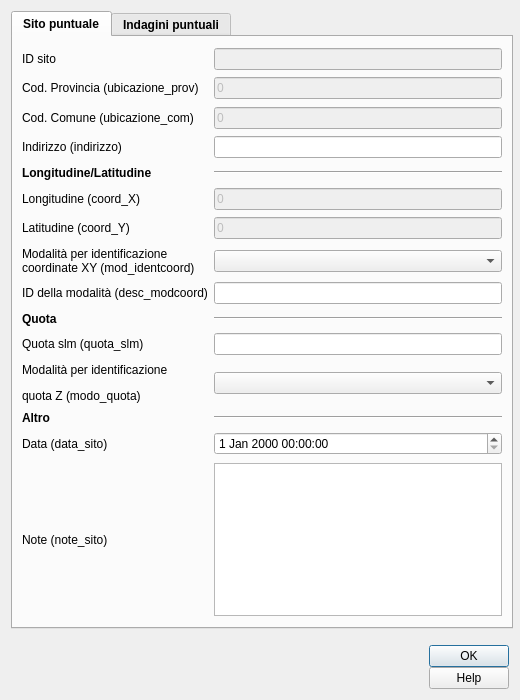
<?xml version="1.0" encoding="UTF-8"?>
<ui version="4.0">
 <class>siti_puntuali</class>
 <widget class="QDialog" name="siti_puntuali">
  <property name="geometry">
   <rect>
    <x>0</x>
    <y>0</y>
    <width>520</width>
    <height>700</height>
   </rect>
  </property>
  <property name="sizePolicy">
   <sizepolicy hsizetype="Fixed" vsizetype="Fixed">
    <horstretch>0</horstretch>
    <verstretch>0</verstretch>
   </sizepolicy>
  </property>
  <property name="minimumSize">
   <size>
    <width>520</width>
    <height>700</height>
   </size>
  </property>
  <property name="maximumSize">
   <size>
    <width>1500</width>
    <height>1500</height>
   </size>
  </property>
  <property name="windowTitle">
   <string>Siti puntuali</string>
  </property>
  <property name="modal">
   <bool>true</bool>
  </property>
  <layout class="QGridLayout" name="gridLayout_3">
   <item row="0" column="0">
    <widget class="QTabWidget" name="tabWidget">
     <property name="enabled">
      <bool>true</bool>
     </property>
     <property name="sizePolicy">
      <sizepolicy hsizetype="Expanding" vsizetype="Expanding">
       <horstretch>0</horstretch>
       <verstretch>0</verstretch>
      </sizepolicy>
     </property>
     <property name="minimumSize">
      <size>
       <width>502</width>
       <height>435</height>
      </size>
     </property>
     <property name="maximumSize">
      <size>
       <width>1450</width>
       <height>1450</height>
      </size>
     </property>
     <property name="palette">
      <palette>
       <active>
        <colorrole role="Light">
         <brush brushstyle="SolidPattern">
          <color alpha="255">
           <red>255</red>
           <green>255</green>
           <blue>255</blue>
          </color>
         </brush>
        </colorrole>
       </active>
       <inactive>
        <colorrole role="Light">
         <brush brushstyle="SolidPattern">
          <color alpha="255">
           <red>255</red>
           <green>255</green>
           <blue>255</blue>
          </color>
         </brush>
        </colorrole>
       </inactive>
       <disabled>
        <colorrole role="Light">
         <brush brushstyle="SolidPattern">
          <color alpha="255">
           <red>255</red>
           <green>255</green>
           <blue>255</blue>
          </color>
         </brush>
        </colorrole>
       </disabled>
      </palette>
     </property>
     <property name="font">
      <font>
       <weight>75</weight>
       <bold>true</bold>
      </font>
     </property>
     <property name="toolTip">
      <string/>
     </property>
     <property name="currentIndex">
      <number>0</number>
     </property>
     <widget class="QWidget" name="tab">
      <attribute name="title">
       <string>Sito puntuale</string>
      </attribute>
      <layout class="QGridLayout" name="gridLayout">
       <item row="28" column="1">
        <widget class="Line" name="line_2">
         <property name="orientation">
          <enum>Qt::Horizontal</enum>
         </property>
        </widget>
       </item>
       <item row="8" column="1">
        <widget class="QLineEdit" name="indirizzo">
         <property name="font">
          <font>
           <weight>50</weight>
           <bold>false</bold>
          </font>
         </property>
         <property name="toolTip">
          <string/>
         </property>
        </widget>
       </item>
       <item row="23" column="0">
        <widget class="QLabel" name="label">
         <property name="font">
          <font>
           <weight>50</weight>
           <bold>false</bold>
          </font>
         </property>
         <property name="text">
          <string>Modalità per identificazione
coordinate XY (mod_identcoord)</string>
         </property>
        </widget>
       </item>
       <item row="33" column="1">
        <spacer name="verticalSpacer_16">
         <property name="orientation">
          <enum>Qt::Vertical</enum>
         </property>
         <property name="sizeHint" stdset="0">
          <size>
           <width>20</width>
           <height>40</height>
          </size>
         </property>
        </spacer>
       </item>
       <item row="10" column="1">
        <widget class="Line" name="line">
         <property name="orientation">
          <enum>Qt::Horizontal</enum>
         </property>
        </widget>
       </item>
       <item row="23" column="1">
        <widget class="QComboBox" name="mod_identcoord">
         <property name="sizePolicy">
          <sizepolicy hsizetype="Expanding" vsizetype="Fixed">
           <horstretch>0</horstretch>
           <verstretch>0</verstretch>
          </sizepolicy>
         </property>
         <property name="font">
          <font>
           <weight>50</weight>
           <bold>false</bold>
          </font>
         </property>
         <property name="toolTip">
          <string/>
         </property>
        </widget>
       </item>
       <item row="1" column="0">
        <widget class="QLabel" name="label_8">
         <property name="font">
          <font>
           <weight>50</weight>
           <bold>false</bold>
          </font>
         </property>
         <property name="text">
          <string>ID sito</string>
         </property>
        </widget>
       </item>
       <item row="32" column="0">
        <widget class="QLabel" name="label_5">
         <property name="font">
          <font>
           <weight>50</weight>
           <bold>false</bold>
          </font>
         </property>
         <property name="text">
          <string>&lt;html&gt;&lt;head/&gt;&lt;body&gt;&lt;p&gt;Modalità per identificazione&lt;/p&gt;&lt;p&gt;quota Z (modo_quota)&lt;/p&gt;&lt;/body&gt;&lt;/html&gt;</string>
         </property>
        </widget>
       </item>
       <item row="27" column="1">
        <spacer name="verticalSpacer_5">
         <property name="orientation">
          <enum>Qt::Vertical</enum>
         </property>
         <property name="sizeHint" stdset="0">
          <size>
           <width>20</width>
           <height>40</height>
          </size>
         </property>
        </spacer>
       </item>
       <item row="37" column="1">
        <spacer name="verticalSpacer_8">
         <property name="orientation">
          <enum>Qt::Vertical</enum>
         </property>
         <property name="sizeHint" stdset="0">
          <size>
           <width>20</width>
           <height>40</height>
          </size>
         </property>
        </spacer>
       </item>
       <item row="2" column="1">
        <spacer name="verticalSpacer_2">
         <property name="orientation">
          <enum>Qt::Vertical</enum>
         </property>
         <property name="sizeHint" stdset="0">
          <size>
           <width>20</width>
           <height>40</height>
          </size>
         </property>
        </spacer>
       </item>
       <item row="1" column="1">
        <widget class="QLineEdit" name="id_spu">
         <property name="enabled">
          <bool>false</bool>
         </property>
         <property name="palette">
          <palette>
           <active>
            <colorrole role="Text">
             <brush brushstyle="SolidPattern">
              <color alpha="255">
               <red>113</red>
               <green>113</green>
               <blue>113</blue>
              </color>
             </brush>
            </colorrole>
           </active>
           <inactive>
            <colorrole role="Text">
             <brush brushstyle="SolidPattern">
              <color alpha="255">
               <red>113</red>
               <green>113</green>
               <blue>113</blue>
              </color>
             </brush>
            </colorrole>
           </inactive>
           <disabled>
            <colorrole role="Text">
             <brush brushstyle="SolidPattern">
              <color alpha="255">
               <red>120</red>
               <green>120</green>
               <blue>120</blue>
              </color>
             </brush>
            </colorrole>
           </disabled>
          </palette>
         </property>
         <property name="font">
          <font>
           <weight>50</weight>
           <bold>false</bold>
          </font>
         </property>
         <property name="toolTip">
          <string/>
         </property>
         <property name="text">
          <string/>
         </property>
        </widget>
       </item>
       <item row="35" column="1">
        <spacer name="verticalSpacer_7">
         <property name="orientation">
          <enum>Qt::Vertical</enum>
         </property>
         <property name="sizeHint" stdset="0">
          <size>
           <width>20</width>
           <height>40</height>
          </size>
         </property>
        </spacer>
       </item>
       <item row="22" column="1">
        <spacer name="verticalSpacer_3">
         <property name="orientation">
          <enum>Qt::Vertical</enum>
         </property>
         <property name="sizeHint" stdset="0">
          <size>
           <width>20</width>
           <height>40</height>
          </size>
         </property>
        </spacer>
       </item>
       <item row="31" column="1">
        <spacer name="verticalSpacer_6">
         <property name="orientation">
          <enum>Qt::Vertical</enum>
         </property>
         <property name="sizeHint" stdset="0">
          <size>
           <width>20</width>
           <height>40</height>
          </size>
         </property>
        </spacer>
       </item>
       <item row="26" column="0">
        <widget class="QLabel" name="label_3">
         <property name="font">
          <font>
           <weight>50</weight>
           <bold>false</bold>
          </font>
         </property>
         <property name="text">
          <string>ID della modalità (desc_modcoord)</string>
         </property>
        </widget>
       </item>
       <item row="26" column="1">
        <widget class="QLineEdit" name="desc_modcoord">
         <property name="font">
          <font>
           <weight>50</weight>
           <bold>false</bold>
          </font>
         </property>
         <property name="toolTip">
          <string/>
         </property>
        </widget>
       </item>
       <item row="32" column="1">
        <widget class="QComboBox" name="modo_quota">
         <property name="sizePolicy">
          <sizepolicy hsizetype="Expanding" vsizetype="Fixed">
           <horstretch>0</horstretch>
           <verstretch>0</verstretch>
          </sizepolicy>
         </property>
         <property name="font">
          <font>
           <weight>50</weight>
           <bold>false</bold>
          </font>
         </property>
         <property name="toolTip">
          <string/>
         </property>
        </widget>
       </item>
       <item row="38" column="0">
        <widget class="QLabel" name="label_7">
         <property name="font">
          <font>
           <weight>50</weight>
           <bold>false</bold>
          </font>
         </property>
         <property name="text">
          <string>Note (note_sito)</string>
         </property>
        </widget>
       </item>
       <item row="25" column="1">
        <spacer name="verticalSpacer_4">
         <property name="orientation">
          <enum>Qt::Vertical</enum>
         </property>
         <property name="sizeHint" stdset="0">
          <size>
           <width>20</width>
           <height>40</height>
          </size>
         </property>
        </spacer>
       </item>
       <item row="30" column="0">
        <widget class="QLabel" name="label_4">
         <property name="font">
          <font>
           <weight>50</weight>
           <bold>false</bold>
          </font>
         </property>
         <property name="text">
          <string>Quota slm (quota_slm)</string>
         </property>
        </widget>
       </item>
       <item row="38" column="1">
        <widget class="QTextEdit" name="note_sito">
         <property name="font">
          <font>
           <weight>50</weight>
           <bold>false</bold>
          </font>
         </property>
         <property name="toolTip">
          <string/>
         </property>
        </widget>
       </item>
       <item row="36" column="1">
        <widget class="QDateTimeEdit" name="data_sito">
         <property name="font">
          <font>
           <weight>50</weight>
           <bold>false</bold>
          </font>
         </property>
         <property name="toolTip">
          <string/>
         </property>
        </widget>
       </item>
       <item row="36" column="0">
        <widget class="QLabel" name="label_6">
         <property name="font">
          <font>
           <weight>50</weight>
           <bold>false</bold>
          </font>
         </property>
         <property name="text">
          <string>Data (data_sito)</string>
         </property>
        </widget>
       </item>
       <item row="39" column="1">
        <spacer name="verticalSpacer_9">
         <property name="orientation">
          <enum>Qt::Vertical</enum>
         </property>
         <property name="sizeHint" stdset="0">
          <size>
           <width>20</width>
           <height>40</height>
          </size>
         </property>
        </spacer>
       </item>
       <item row="30" column="1">
        <widget class="QLineEdit" name="quota_slm">
         <property name="font">
          <font>
           <weight>50</weight>
           <bold>false</bold>
          </font>
         </property>
         <property name="toolTip">
          <string/>
         </property>
        </widget>
       </item>
       <item row="0" column="1">
        <spacer name="verticalSpacer">
         <property name="orientation">
          <enum>Qt::Vertical</enum>
         </property>
         <property name="sizeHint" stdset="0">
          <size>
           <width>20</width>
           <height>40</height>
          </size>
         </property>
        </spacer>
       </item>
       <item row="8" column="0">
        <widget class="QLabel" name="label_2">
         <property name="font">
          <font>
           <weight>50</weight>
           <bold>false</bold>
          </font>
         </property>
         <property name="text">
          <string>Indirizzo (indirizzo)</string>
         </property>
        </widget>
       </item>
       <item row="9" column="1">
        <spacer name="verticalSpacer_14">
         <property name="orientation">
          <enum>Qt::Vertical</enum>
         </property>
         <property name="sizeHint" stdset="0">
          <size>
           <width>20</width>
           <height>40</height>
          </size>
         </property>
        </spacer>
       </item>
       <item row="17" column="1">
        <widget class="QLineEdit" name="coord_y">
         <property name="enabled">
          <bool>false</bool>
         </property>
         <property name="font">
          <font>
           <weight>50</weight>
           <bold>false</bold>
          </font>
         </property>
         <property name="toolTip">
          <string/>
         </property>
         <property name="text">
          <string>0</string>
         </property>
        </widget>
       </item>
       <item row="3" column="0">
        <widget class="QLabel" name="label_14">
         <property name="font">
          <font>
           <weight>50</weight>
           <bold>false</bold>
          </font>
         </property>
         <property name="text">
          <string>Cod. Provincia (ubicazione_prov)</string>
         </property>
        </widget>
       </item>
       <item row="12" column="1">
        <widget class="QLineEdit" name="coord_x">
         <property name="enabled">
          <bool>false</bool>
         </property>
         <property name="font">
          <font>
           <weight>50</weight>
           <bold>false</bold>
          </font>
         </property>
         <property name="toolTip">
          <string/>
         </property>
         <property name="inputMethodHints">
          <set>Qt::ImhNone</set>
         </property>
         <property name="text">
          <string>0</string>
         </property>
        </widget>
       </item>
       <item row="17" column="0">
        <widget class="QLabel" name="label_13">
         <property name="font">
          <font>
           <weight>50</weight>
           <bold>false</bold>
          </font>
         </property>
         <property name="text">
          <string>Latitudine (coord_Y)</string>
         </property>
        </widget>
       </item>
       <item row="12" column="0">
        <widget class="QLabel" name="label_12">
         <property name="font">
          <font>
           <weight>50</weight>
           <bold>false</bold>
          </font>
         </property>
         <property name="text">
          <string>Longitudine (coord_X)</string>
         </property>
        </widget>
       </item>
       <item row="4" column="1">
        <spacer name="verticalSpacer_10">
         <property name="orientation">
          <enum>Qt::Vertical</enum>
         </property>
         <property name="sizeHint" stdset="0">
          <size>
           <width>20</width>
           <height>40</height>
          </size>
         </property>
        </spacer>
       </item>
       <item row="5" column="0">
        <widget class="QLabel" name="label_15">
         <property name="font">
          <font>
           <weight>50</weight>
           <bold>false</bold>
          </font>
         </property>
         <property name="text">
          <string>Cod. Comune (ubicazione_com)</string>
         </property>
        </widget>
       </item>
       <item row="13" column="1">
        <spacer name="verticalSpacer_12">
         <property name="orientation">
          <enum>Qt::Vertical</enum>
         </property>
         <property name="sizeHint" stdset="0">
          <size>
           <width>20</width>
           <height>40</height>
          </size>
         </property>
        </spacer>
       </item>
       <item row="3" column="1">
        <widget class="QLineEdit" name="ubicazione_prov">
         <property name="enabled">
          <bool>false</bool>
         </property>
         <property name="font">
          <font>
           <weight>50</weight>
           <bold>false</bold>
          </font>
         </property>
         <property name="toolTip">
          <string/>
         </property>
         <property name="text">
          <string>0</string>
         </property>
        </widget>
       </item>
       <item row="11" column="1">
        <spacer name="verticalSpacer_11">
         <property name="orientation">
          <enum>Qt::Vertical</enum>
         </property>
         <property name="sizeHint" stdset="0">
          <size>
           <width>20</width>
           <height>40</height>
          </size>
         </property>
        </spacer>
       </item>
       <item row="5" column="1">
        <widget class="QLineEdit" name="ubicazione_com">
         <property name="enabled">
          <bool>false</bool>
         </property>
         <property name="font">
          <font>
           <weight>50</weight>
           <bold>false</bold>
          </font>
         </property>
         <property name="toolTip">
          <string/>
         </property>
         <property name="text">
          <string>0</string>
         </property>
        </widget>
       </item>
       <item row="29" column="1">
        <spacer name="verticalSpacer_15">
         <property name="orientation">
          <enum>Qt::Vertical</enum>
         </property>
         <property name="sizeHint" stdset="0">
          <size>
           <width>20</width>
           <height>40</height>
          </size>
         </property>
        </spacer>
       </item>
       <item row="6" column="1">
        <spacer name="verticalSpacer_13">
         <property name="orientation">
          <enum>Qt::Vertical</enum>
         </property>
         <property name="sizeHint" stdset="0">
          <size>
           <width>20</width>
           <height>40</height>
          </size>
         </property>
        </spacer>
       </item>
       <item row="34" column="1">
        <widget class="Line" name="line_3">
         <property name="orientation">
          <enum>Qt::Horizontal</enum>
         </property>
        </widget>
       </item>
       <item row="10" column="0">
        <widget class="QLabel" name="label_9">
         <property name="text">
          <string>&lt;b&gt;Longitudine/Latitudine&lt;/b&gt;</string>
         </property>
        </widget>
       </item>
       <item row="28" column="0">
        <widget class="QLabel" name="label_16">
         <property name="text">
          <string>&lt;b&gt;Quota&lt;/b&gt;</string>
         </property>
        </widget>
       </item>
       <item row="34" column="0">
        <widget class="QLabel" name="label_17">
         <property name="text">
          <string>&lt;b&gt;Altro&lt;/b&gt;</string>
         </property>
        </widget>
       </item>
      </layout>
     </widget>
     <widget class="QWidget" name="tab_3">
      <attribute name="title">
       <string>Indagini puntuali</string>
      </attribute>
      <layout class="QGridLayout" name="gridLayout_4">
       <item row="0" column="0">
        <widget class="QgsRelationEditorWidget" name="fk_p_siti_indagini">
         <property name="enabled">
          <bool>true</bool>
         </property>
         <property name="sizePolicy">
          <sizepolicy hsizetype="Expanding" vsizetype="Expanding">
           <horstretch>0</horstretch>
           <verstretch>0</verstretch>
          </sizepolicy>
         </property>
         <property name="minimumSize">
          <size>
           <width>0</width>
           <height>0</height>
          </size>
         </property>
         <property name="maximumSize">
          <size>
           <width>1450</width>
           <height>16777215</height>
          </size>
         </property>
         <property name="font">
          <font>
           <family>Arial</family>
           <weight>75</weight>
           <bold>true</bold>
          </font>
         </property>
         <property name="toolTip">
          <string>Indagini correlate.</string>
         </property>
         <property name="styleSheet">
          <string notr="true">QgsCollapsibleGroupBoxBasic::title, QgsCollapsibleGroupBox::title {  subcontrol-origin: margin;  subcontrol-position: top left;  margin-left: 20px;  margin-right: 5px;  left: 0px;  top: 2px;}</string>
         </property>
         <property name="title">
          <string>Indagini correlate</string>
         </property>
         <property name="collapsed">
          <bool>false</bool>
         </property>
         <property name="syncGroup">
          <string/>
         </property>
         <property name="viewMode">
          <enum>QgsDualView::AttributeTable</enum>
         </property>
         <property name="qgisRelation" stdset="0">
          <string notr="true">fk_p_siti_indagini</string>
         </property>
         <widget class="QLabel" name="label_19">
          <property name="geometry">
           <rect>
            <x>220</x>
            <y>30</y>
            <width>131</width>
            <height>16</height>
           </rect>
          </property>
          <property name="text">
           <string>&lt;B&gt;INDAGINI PUNTUALI&lt;/B&gt;</string>
          </property>
         </widget>
        </widget>
       </item>
      </layout>
     </widget>
    </widget>
   </item>
   <item row="1" column="0">
    <layout class="QGridLayout" name="gridLayout_2">
     <property name="sizeConstraint">
      <enum>QLayout::SetDefaultConstraint</enum>
     </property>
     <property name="topMargin">
      <number>10</number>
     </property>
     <property name="horizontalSpacing">
      <number>10</number>
     </property>
     <property name="verticalSpacing">
      <number>0</number>
     </property>
     <item row="0" column="3">
      <spacer name="horizontalSpacer">
       <property name="orientation">
        <enum>Qt::Horizontal</enum>
       </property>
       <property name="sizeHint" stdset="0">
        <size>
         <width>40</width>
         <height>20</height>
        </size>
       </property>
      </spacer>
     </item>
     <item row="0" column="1">
      <widget class="QLabel" name="label_11">
       <property name="sizePolicy">
        <sizepolicy hsizetype="Preferred" vsizetype="Fixed">
         <horstretch>0</horstretch>
         <verstretch>0</verstretch>
        </sizepolicy>
       </property>
       <property name="text">
        <string/>
       </property>
       <property name="pixmap">
        <pixmap>../loghi/logoigag.png</pixmap>
       </property>
      </widget>
     </item>
     <item row="0" column="0">
      <widget class="QLabel" name="label_10">
       <property name="sizePolicy">
        <sizepolicy hsizetype="Preferred" vsizetype="Fixed">
         <horstretch>0</horstretch>
         <verstretch>0</verstretch>
        </sizepolicy>
       </property>
       <property name="text">
        <string/>
       </property>
       <property name="pixmap">
        <pixmap>../loghi/logo-cnr.png</pixmap>
       </property>
      </widget>
     </item>
     <item row="0" column="4">
      <layout class="QVBoxLayout" name="verticalLayout">
       <item>
        <widget class="QDialogButtonBox" name="buttonBox">
         <property name="sizePolicy">
          <sizepolicy hsizetype="Fixed" vsizetype="Fixed">
           <horstretch>0</horstretch>
           <verstretch>0</verstretch>
          </sizepolicy>
         </property>
         <property name="minimumSize">
          <size>
           <width>0</width>
           <height>0</height>
          </size>
         </property>
         <property name="cursor">
          <cursorShape>PointingHandCursor</cursorShape>
         </property>
         <property name="orientation">
          <enum>Qt::Vertical</enum>
         </property>
         <property name="standardButtons">
          <set>QDialogButtonBox::Ok</set>
         </property>
         <property name="centerButtons">
          <bool>true</bool>
         </property>
        </widget>
       </item>
       <item>
        <widget class="QPushButton" name="help_button">
         <property name="cursor">
          <cursorShape>PointingHandCursor</cursorShape>
         </property>
         <property name="text">
          <string>Help</string>
         </property>
        </widget>
       </item>
      </layout>
     </item>
     <item row="0" column="2">
      <widget class="QLabel" name="label_18">
       <property name="sizePolicy">
        <sizepolicy hsizetype="Preferred" vsizetype="Fixed">
         <horstretch>0</horstretch>
         <verstretch>0</verstretch>
        </sizepolicy>
       </property>
       <property name="text">
        <string/>
       </property>
       <property name="pixmap">
        <pixmap>../loghi/logo-labgis.png</pixmap>
       </property>
      </widget>
     </item>
    </layout>
   </item>
  </layout>
 </widget>
 <customwidgets>
  <customwidget>
   <class>QgsCollapsibleGroupBox</class>
   <extends>QGroupBox</extends>
   <header>qgscollapsiblegroupbox.h</header>
   <container>1</container>
  </customwidget>
  <customwidget>
   <class>QgsRelationEditorWidget</class>
   <extends>QgsCollapsibleGroupBox</extends>
   <header>qgsrelationeditorwidget.h</header>
   <container>1</container>
  </customwidget>
 </customwidgets>
 <resources/>
 <connections/>
</ui>
